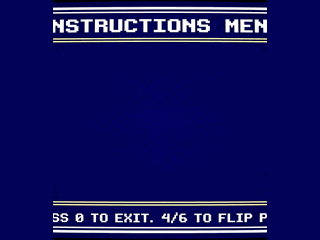
#> input picture NEW_ASSETS_TO_CONVERT/instructions_320x240_v2.png, 320 x 240 px; its folder holds only this picture in this run
$ python -i BMPConverter_V21.py   (imports and definitions only)
#> lines starting #> are read from the running program, lines starting #| are printed output that depends on the picture
# ================================================================
# BMPConverter_V21.py
# (c) Technion IIT 2025 - Leroy Dokhanian
#
# Features kept from previous fixes:
#   - Preset affects WORK resolution (64x32)
#   - Reset, Undo/Redo, full filters
#   - Create Output Files generates PNG + MIF + SV + log and exits
#   - 2-bit is dominant color only
#   - MIF: ADDRESS_RADIX=HEX, DATA_RADIX=HEX, WIDTH = bits (1/2/8)
# ================================================================

import sys, os
from tkinter import *
from tkinter import filedialog
from PIL import ImageTk, Image, ImageFilter
from datetime import datetime

# ================= Globals =================
root = None

imgFromFile = None
imgOriginal = None
imgBMP = None

FileName = ""
PathToFile = ""

# preview on screen (constant size)
PREVIEW_SIZE = (256, 256)

# "work base size" (resolution we want before scale down)
work_base_size = (256, 256)

SingleBitBitMap = 8

history_stack = []
redo_stack = []
HISTORY_LIMIT = 30

# GUI handles
lbl_left = None
lbl_right = None
lbl_workinfo = None

bmpScale = None
ResizeScale = None
Rlambda = None
Glambda = None
Blambda = None
grayThreshold = None

# layout
root_geometry_size = "900x650+150+50"
Original_Position = (100, 50)
TL_BMP_Position = (400, 50)
CONTROLS_Y = 300


# ================= Helpers =================
# [32 lines left out: functions push_history, undo_action, redo_action, ensure_output_dir, not called in this run]


# ================= Image Open =================
def open_img():
    global FileName, PathToFile, imgOriginal, imgFromFile, imgBMP, work_base_size

    path = filedialog.askopenfilename(
        filetypes=[("Images", "*.jpg *.bmp *.png"), ("All", "*.*")]
    )
#> the answer given: ../NEW_ASSETS_TO_CONVERT/instructions_320x240_v2.png
    if not path:
        sys.exit()

    img = Image.open(path).convert("RGB")
#> img is the input picture: PIL image 320x240 RGB; mean R, G, B 17.6, 18.4, 94.9
    imgFromFile = img.copy()
    imgOriginal = img.copy()
    imgBMP = img.copy()

    PathToFile, fname = os.path.split(path)
    FileName = os.path.splitext(fname)[0]

    work_base_size = (256, 256)

    update_previews()
    OpenGUIKeys()
    picModify(0)


# ================= GUI =================
def OpenGUIKeys():
    global bmpScale, ResizeScale, Rlambda, Glambda, Blambda, grayThreshold, lbl_workinfo

    # label changed: "Scale"
    bmpScale = Scale(root, from_=-1, to=6, label="Scale", command=picModify)
    bmpScale.set(0)
    bmpScale.place(x=0, y=80)

    Button(root, text="Preset 64x32", command=lambda: set_preset(64, 32)).place(x=0, y=220)

    # label changed: "MODE"
    ResizeScale = Scale(root, from_=0, to=5, label="MODE", command=picModify)
    ResizeScale.set(0)
    ResizeScale.place(x=0, y=300)

    # Status label
    lbl_workinfo = Label(root, text="", anchor="nw", justify=LEFT)
    lbl_workinfo.place(x=TL_BMP_Position[0] + PREVIEW_SIZE[0] + 20, y=TL_BMP_Position[1])

    grayThreshold = Scale(root, from_=0, to=255, label="Gray threshold", command=picModify)
    grayThreshold.set(128)
    grayThreshold.place(x=550, y=CONTROLS_Y + 50)

    Rlambda = Scale(root, from_=0, to=200, label="R", orient=HORIZONTAL, command=picModify)
    Rlambda.set(100)
    Rlambda.place(x=400, y=CONTROLS_Y + 10)

    Glambda = Scale(root, from_=0, to=200, label="G", orient=HORIZONTAL, command=picModify)
    Glambda.set(100)
    Glambda.place(x=400, y=CONTROLS_Y + 70)

    Blambda = Scale(root, from_=0, to=200, label="B", orient=HORIZONTAL, command=picModify)
    Blambda.set(100)
    Blambda.place(x=400, y=CONTROLS_Y + 130)


    Button(root, text="Reset To Original", command=ResetToOriginal).place(x=35, y=CONTROLS_Y + 30)

    Button(root, text="UNDO", bg="red", command=undo_action).place(x=200, y=CONTROLS_Y + 20)
    Button(root, text="REDO", bg="orange", command=redo_action).place(x=260, y=CONTROLS_Y + 20)

    filters = [
        ("BLUR", ImageFilter.BLUR),
        ("CONTOUR", ImageFilter.CONTOUR),
        ("DETAIL", ImageFilter.DETAIL),
        ("EDGE_ENHANCE", ImageFilter.EDGE_ENHANCE),
        ("EMBOSS", ImageFilter.EMBOSS),
        ("FIND_EDGES", ImageFilter.FIND_EDGES),
        ("SMOOTH", ImageFilter.SMOOTH),
        ("SHARPEN", ImageFilter.SHARPEN),
    ]
    x_positions = [100, 250]
    for idx, (name, filt) in enumerate(filters):
        x = x_positions[idx // 4]
        y = CONTROLS_Y + 60 + (idx % 4) * 30
        Button(root, text=name, command=lambda f=filt: apply_filter(f)).place(x=x, y=y)

    Button(root, text="8-bit", bg="green", command=lambda: set_mode(8)).place(x=50, y=CONTROLS_Y + 200)
    Button(root, text="2-bit", bg="orange", command=lambda: set_mode(2)).place(x=180, y=CONTROLS_Y + 200)
    Button(root, text="1-bit", bg="gray", command=lambda: set_mode(1)).place(x=300, y=CONTROLS_Y + 200)

    Button(root, text="Create Output Files", bg="light blue", command=write_outputs).place(x=500, y=CONTROLS_Y + 200)


# [5 lines left out: function set_preset, not called in this run]


# ================= Display =================
def init_preview_labels():
    global lbl_left, lbl_right
    lbl_left = Label(root)
    lbl_left.place(x=Original_Position[0], y=Original_Position[1])

    lbl_right = Label(root)
    lbl_right.place(x=TL_BMP_Position[0], y=TL_BMP_Position[1])

def update_previews():
    global lbl_left, lbl_right, imgOriginal, imgBMP
    if lbl_left is None or lbl_right is None:
        init_preview_labels()

    left_img = imgOriginal.resize(PREVIEW_SIZE, Image.Resampling.NEAREST)
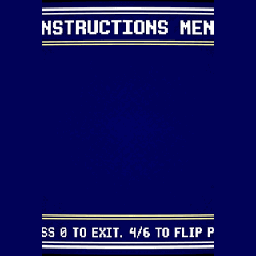
#> left_img: PIL image 256x256 RGB; mean R, G, B 19, 19.8, 95.8
    right_img = imgBMP.resize(PREVIEW_SIZE, Image.Resampling.NEAREST)

    left_tk = ImageTk.PhotoImage(left_img)
    right_tk = ImageTk.PhotoImage(right_img)

    lbl_left.configure(image=left_tk)
    lbl_left.image = left_tk

    lbl_right.configure(image=right_tk)
    lbl_right.image = right_tk


# ================= Processing =================
def Quantize_8(v):
    return [0,0,48,48,96,96,128,128,160,160,192,192,224,224,255,255][int(v/16)]

def Quantize_4(v):
    return [0,0,96,96,160,160,255,255][int(v/32)]

# [19 lines left out: functions ResetToOriginal, apply_filter, set_mode, not called in this run]

def picModify(_):
    global imgBMP, lbl_workinfo

    if imgOriginal is None:
        return

    base_w, base_h = work_base_size
    scale_val = bmpScale.get()

    if scale_val == -1:
        target_w, target_h = (640, 480)
    else:
#> (the run stopped early here; a loop or call above may not have finished)
